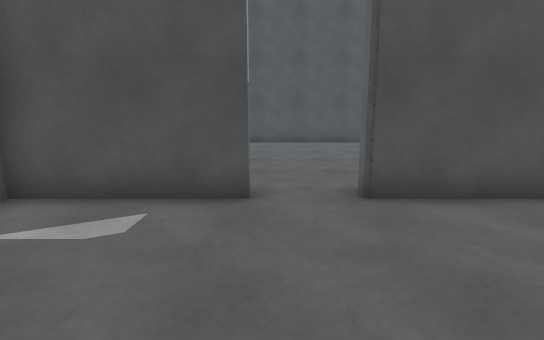
view 1 (above)

12 first-person views from a walk through a 3-D level made in the Unity game engine. The camera is 1.4 m above the floor, tilts 10° down and sees 80° across. The floor is counted in squares, 1 m on a side. Each view is taken from the middle of a square. On the plan, view 1 faces up. The plan holds only what a view shows up to about 15 squares ahead; the rest is blank. The place goes on beyond the plan.

view 2
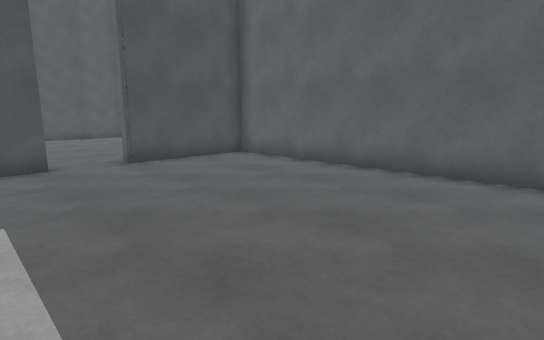

view 3
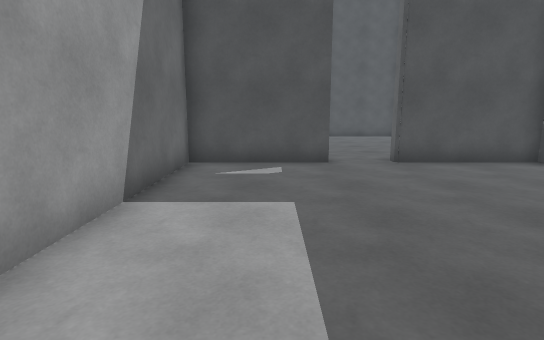

view 4
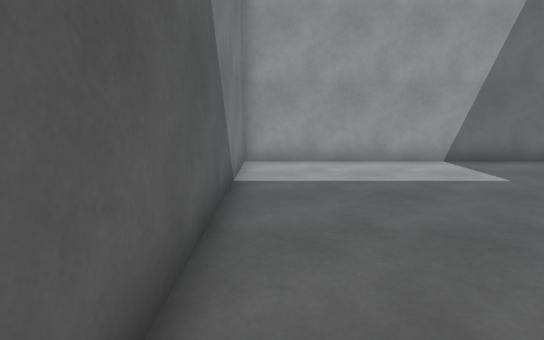

view 5
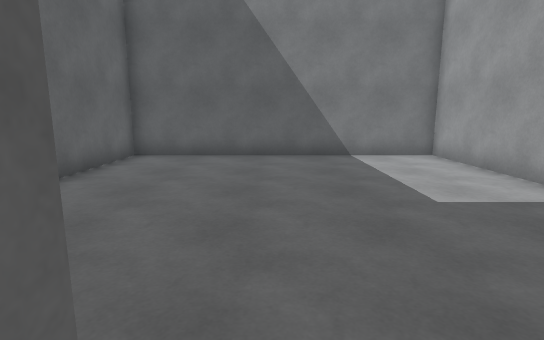

view 6
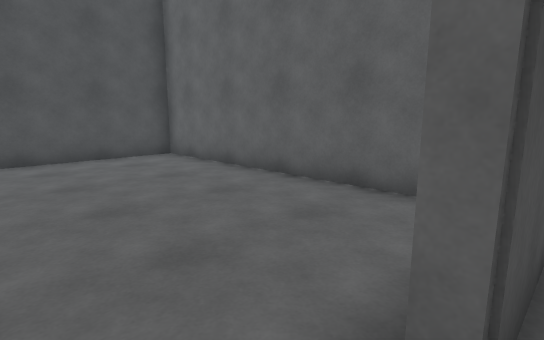

view 7
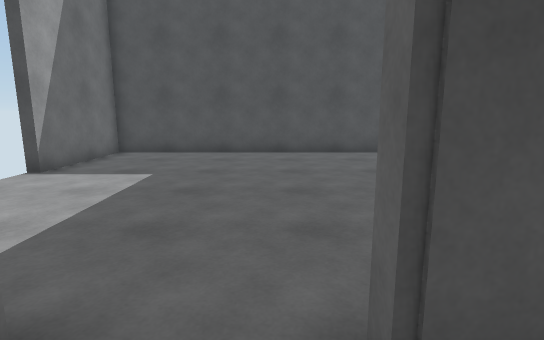

view 8
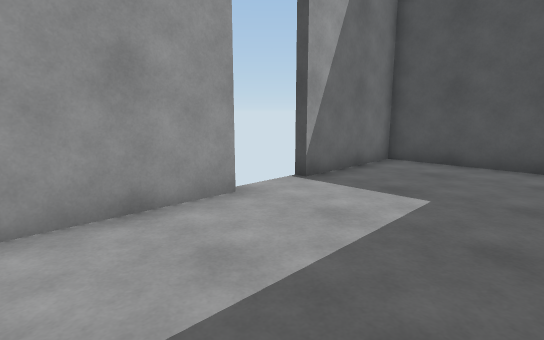

view 9
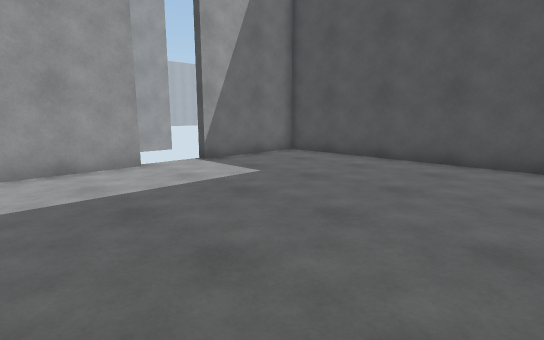

view 10
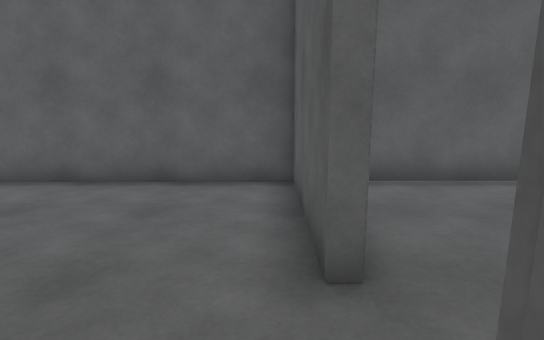

view 11
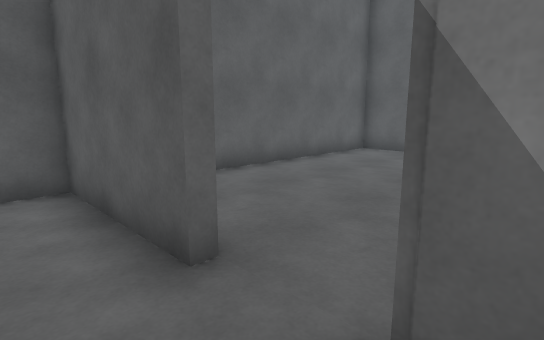

view 12
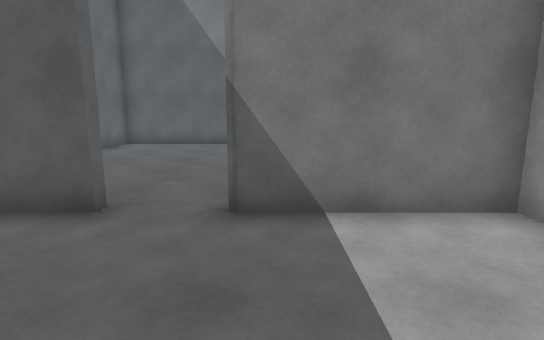

### Floor plan
Points are (right, up) in squares from view 1. A wall is a line through its corners. A room is listed if a view was taken in it or the views show most of it. See-through windows are left out.
Room 1 (views 1, 2, 3, 4, 6, 7)
walls: (-0.4, 5.6) (-0.4, 5.2) (-4.5, 5.2) (-4.5, -4.8) (5.5, -4.8) (5.5, 5.2) (1.5, 5.2)
ways out: opening at (0.5, 5) to room 2
Room 2 (views 5, 8, 9, 10, 11, 12)
walls: (-4.5, 9.6) (-4.5, 5.6) (-0.4, 5.6); (1.5, 5.2) (1.5, 5.6) (5.5, 5.6) (5.5, 15.6) (-4.5, 15.6) (-4.5, 11.6)
ways out: opening at (0.5, 5) to room 1; opening at (-5, 10.5)

Where each view was taken, in squares from view 1:
view 1: 0 up, 0 right, facing up
view 2: 4 down, 2 left, facing up-right
view 3: 4 down, 2 left, facing up
view 4: 4 down, 5 right, facing left
view 5: 6 up, 1 right, facing down
view 6: 5 up, 0 right, facing up-right
view 7: 4 up, 1 right, facing up
view 8: 6 up, 0 right, facing up-left
view 9: 6 up, 4 right, facing up-left
view 10: 6 up, 1 left, facing right
view 11: 7 up, 1 left, facing down-right
view 12: 10 up, 1 left, facing down
